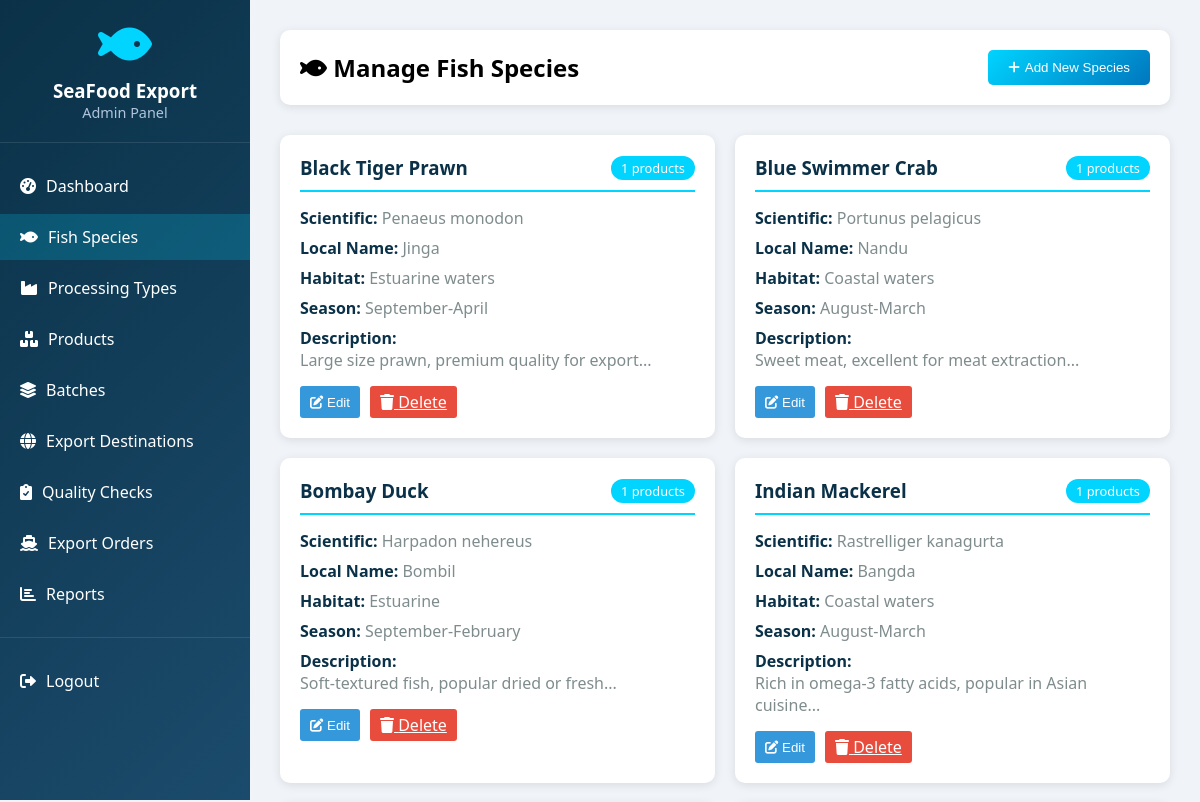
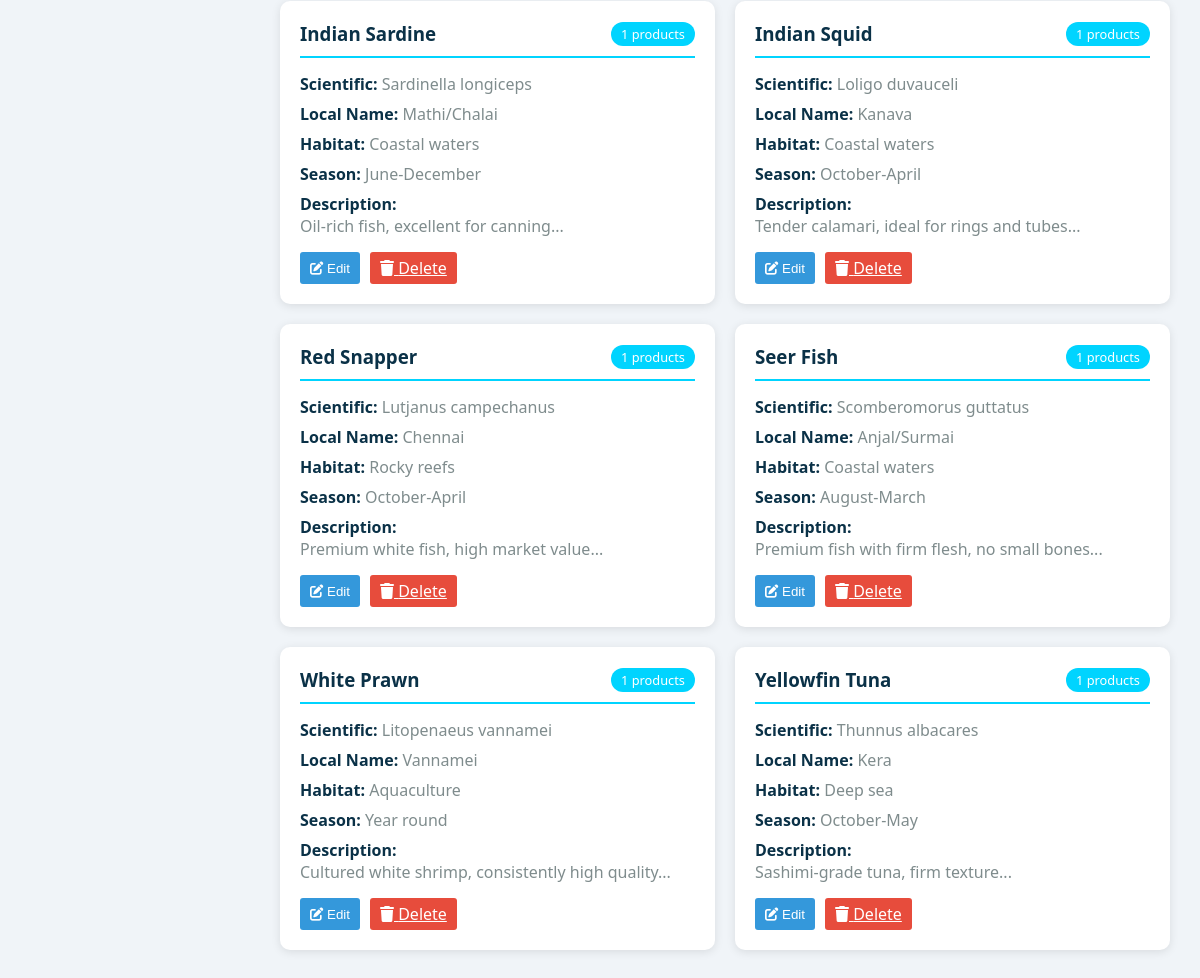
Page /admin/manage_species.php (signed in) on the committed database (2 pictures, top to bottom).
### tables this page shows
CREATE TABLE `fish_species` (
  `id` int(11) NOT NULL,
  `name` varchar(100) NOT NULL,
  `scientific_name` varchar(150) DEFAULT NULL,
  `local_name` varchar(100) DEFAULT NULL,
  `description` text DEFAULT NULL,
  `habitat` varchar(100) DEFAULT NULL,
  `season` varchar(100) DEFAULT NULL,
  `image` varchar(255) DEFAULT NULL,
  `status` tinyint(1) DEFAULT 1,
  `created_at` timestamp NOT NULL DEFAULT current_timestamp()
);

### admin/manage_species.php (the view, shortened to what this page needs)
<?php
require_once '../includes/auth.php';
$species = mysqli_query($conn, "SELECT * FROM fish_species ORDER BY name");
?>
<!DOCTYPE html>
<html lang="en">
<head>
    <link rel="stylesheet" href="https://cdnjs.cloudflare.com/ajax/libs/font-awesome/6.0.0/css/all.min.css">
</head>
<body>
    <?php include '../includes/sidebar.php'; ?>
    <div class="main-content">
        <div class="page-header">
            <h2><i class="fas fa-fish"></i> Manage Fish Species</h2>
            <button class="btn-add" onclick="openAddModal()">
                <i class="fas fa-plus"></i> Add New Species
            </button>
        </div>
        <div class="species-grid">
            <?php while ($row = mysqli_fetch_assoc($species)):
                $product_count = mysqli_fetch_assoc(mysqli_query($conn, "SELECT COUNT(*) as count FROM products WHERE species_id = {$row['id']}"))['count'];
            ?>
                <div class="species-card">
                    <div class="species-header">
                        <h3><?php echo $row['name']; ?></h3>
                        <span class="product-count"><?php echo $product_count; ?> products</span>
                    </div>
                    <div class="species-details">
                        <?php if ($row['scientific_name']): ?>
                            <div class="detail-item">
                                <strong>Scientific:</strong> <?php echo $row['scientific_name']; ?>
                            </div>
                        <?php endif; ?>
                        <?php if ($row['local_name']): ?>
                            <div class="detail-item">
                                <strong>Local Name:</strong> <?php echo $row['local_name']; ?>
                            </div>
                        <?php endif; ?>
                        <?php if ($row['habitat']): ?>
                            <div class="detail-item">
                                <strong>Habitat:</strong> <?php echo $row['habitat']; ?>
                            </div>
                        <?php endif; ?>
                        <?php if ($row['season']): ?>
                            <div class="detail-item">
                                <strong>Season:</strong> <?php echo $row['season']; ?>
                            </div>
                        <?php endif; ?>
                        <?php if ($row['description']): ?>
                            <div class="detail-item">
                                <strong>Description:</strong><br>
                                <?php echo substr($row['description'], 0, 100); ?>...
                            </div>
                        <?php endif; ?>
                    </div>
                    <div class="species-actions">
                        <button class="btn-edit" onclick="openEditModal(<?php echo htmlspecialchars(json_encode($row)); ?>)">
                            <i class="fas fa-edit"></i> Edit
                        </button>
                        <a href="?delete=<?php echo $row['id']; ?>" class="btn-delete" onclick="return confirm('Delete this species?')">
                            <i class="fas fa-trash"></i> Delete
                        </a>
                    </div>
                </div>
            <?php endwhile; ?>
        </div>
    </div>
</body>
</html>

### admin/manage_species.php (style rules this page uses)
* { margin: 0; padding: 0; box-sizing: border-box; }
body { font-family: 'Segoe UI', sans-serif; background: #f0f4f8; }
.main-content { flex: 1; margin-left: 250px; padding: 30px; }
.page-header { display: flex; justify-content: space-between; align-items: center; margin-bottom: 30px; padding: 20px; background: white; border-radius: 10px; box-shadow: 0 2px 10px rgba(0,0,0,0.1); }
.btn-add { background: linear-gradient(135deg, #00d4ff, #0077be); color: white; padding: 10px 20px; border: none; border-radius: 5px; cursor: pointer; display: flex; align-items: center; gap: 5px; transition: all 0.3s ease; }
.species-grid { display: grid; grid-template-columns: repeat(auto-fill, minmax(350px, 1fr)); gap: 20px; }
.species-card { background: white; padding: 20px; border-radius: 10px; box-shadow: 0 2px 10px rgba(0,0,0,0.1); transition: all 0.3s ease; }
.species-header { display: flex; justify-content: space-between; align-items: center; margin-bottom: 15px; padding-bottom: 10px; border-bottom: 2px solid #00d4ff; }
.species-header h3 { color: #0a3147; margin: 0; }
.product-count { background: #00d4ff; color: white; padding: 3px 10px; border-radius: 15px; font-size: 0.8rem; }
.species-details { margin-bottom: 15px; }
.detail-item { margin-bottom: 8px; color: #7f8c8d; }
.detail-item strong { color: #0a3147; }
.species-actions { display: flex; gap: 10px; margin-top: 15px; }
.btn-edit, .btn-delete { padding: 5px 10px; border: none; border-radius: 3px; cursor: pointer; transition: all 0.3s ease; }
.btn-edit { background: #3498db; color: white; }
.btn-delete { background: #e74c3c; color: white; }

### rows in the picture
fish_species: name "Black Tiger Prawn", product_count "1", scientific_name "Penaeus monodon", local_name "Jinga", habitat "Estuarine waters", season "September-April", description "Large size prawn, premium quality for export"
fish_species: name "Blue Swimmer Crab", product_count "1", scientific_name "Portunus pelagicus", local_name "Nandu", habitat "Coastal waters", season "August-March", description "Sweet meat, excellent for meat extraction"
fish_species: name "Bombay Duck", product_count "1", scientific_name "Harpadon nehereus", local_name "Bombil", habitat "Estuarine", season "September-February", description "Soft-textured fish, popular dried or fresh"
fish_species: name "Indian Mackerel", id "1", scientific_name "Rastrelliger kanagurta", local_name "Bangda", habitat "Coastal waters", season "August-March", description "Rich in omega-3 fatty acids, popular in Asian cuisine"
fish_species: name "Indian Sardine", product_count "1", scientific_name "Sardinella longiceps", local_name "Mathi/Chalai", habitat "Coastal waters", season "June-December", description "Oil-rich fish, excellent for canning"
fish_species: name "Indian Squid", product_count "1", scientific_name "Loligo duvauceli", local_name "Kanava", habitat "Coastal waters", season "October-April", description "Tender calamari, ideal for rings and tubes"
fish_species: name "Red Snapper", product_count "1", scientific_name "Lutjanus campechanus", local_name "Chennai", habitat "Rocky reefs", season "October-April", description "Premium white fish, high market value"
fish_species: name "Seer Fish", product_count "1", scientific_name "Scomberomorus guttatus", local_name "Anjal/Surmai", habitat "Coastal waters", season "August-March", description "Premium fish with firm flesh, no small bones"
fish_species: name "White Prawn", product_count "1", scientific_name "Litopenaeus vannamei", local_name "Vannamei", habitat "Aquaculture", season "Year round", description "Cultured white shrimp, consistently high quality"
fish_species: name "Yellowfin Tuna", product_count "1", scientific_name "Thunnus albacares", local_name "Kera", habitat "Deep sea", season "October-May", description "Sashimi-grade tuna, firm texture"
